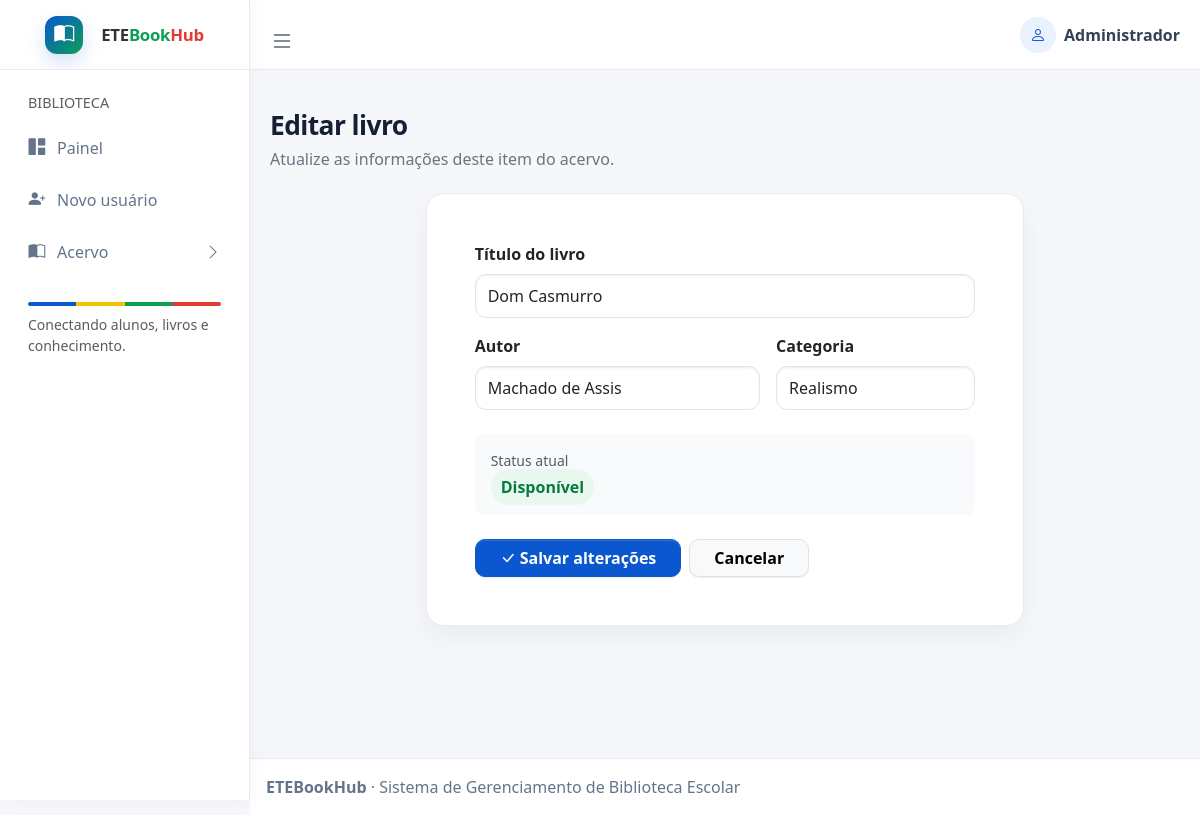
/editar_livro/1 (signed in), run on the app's committed database.
### tables this page shows
CREATE TABLE livro(
   id integer primary key autoincrement,
   titulo varchar(150) not null,
   autor varchar(120) not null,
   categoria varchar(60),
   status varchar(20) default 'disponivel',
   imagem blob,
   img varchar(100)
);

### app.py (the view, shortened to what this page needs)
@app.route("/editar_livro/<int:id_livro>", methods=["GET", "POST"])
@login_required
def editarLivro(id_livro):
    livro = buscar_livro(id_livro)
    if livro is None:
        flash("Livro não encontrado.", "danger")
        return redirect(url_for("listarLivros"))
    return render_template("admin/editar_livro.html", livro=livro)

### app.py (called while the page is built)
def login_required(view):
    @wraps(view)
    def wrapped_view(*args, **kwargs):
        if session.get("usuario_id") is None:
            flash("Entre com sua conta para acessar o acervo.", "warning")
            return redirect(url_for("login"))
        return view(*args, **kwargs)
    return wrapped_view

### database.py (called while the page is built)
def conexao():
    conn = sqlite3.connect("biblioteca.db")
    conn.row_factory = sqlite3.Row
    return conn

def buscar_livro(id_livro):
    conn = conexao()
    livro = conn.execute(
        "SELECT * FROM livro WHERE id = ?", (id_livro,)
    ).fetchone()
    conn.close()
    return livro

### templates/admin/editar_livro.html (shortened to what this page needs)
{% extends 'admin/base.html' %}
{% block content %}
<div class="page-heading"><h1>Editar livro</h1><p>Atualize as informações deste item do acervo.</p></div>
<div class="row justify-content-center"><div class="col-xl-8"><div class="card"><div class="card-body p-4 p-lg-5">
<form method="POST">
  <div class="row g-3">
    <div class="col-12"><label for="titulo" class="form-label fw-semibold">Título do livro</label><input type="text" class="form-control" id="titulo" name="titulo" value="{{ livro['titulo'] }}" required></div>
    <div class="col-md-7"><label for="autor" class="form-label fw-semibold">Autor</label><input type="text" class="form-control" id="autor" name="autor" value="{{ livro['autor'] }}" required></div>
    <div class="col-md-5"><label for="categoria" class="form-label fw-semibold">Categoria</label><input type="text" class="form-control" id="categoria" name="categoria" value="{{ livro['categoria'] or '' }}"></div>
  </div>
  <div class="mt-4 p-3 rounded-3" style="background:#f8fafc"><small class="text-muted d-block mb-1">Status atual</small>{% if livro['status'] == 'disponivel' %}<span class="badge-soft badge-available">Disponível</span>{% else %}<span class="badge-soft badge-loaned">Emprestado</span>{% endif %}</div>
  <div class="d-flex gap-2 mt-4"><button type="submit" class="btn btn-primary px-4"><i class="bi bi-check-lg me-1"></i>Salvar alterações</button><a href="{{ url_for('listarLivros') }}" class="btn btn-light border px-4">Cancelar</a></div>
</form>
</div></div></div></div>
{% endblock %}

### templates/admin/base.html (shortened to what this page needs)
<!doctype html>
<html lang="pt-br">
<head>
  <link rel="stylesheet" href="https://cdn.jsdelivr.net/npm/@fontsource/source-sans-3@5.0.12/index.css" />
  <link rel="stylesheet" href="https://cdn.jsdelivr.net/npm/bootstrap-icons@1.13.1/font/bootstrap-icons.min.css" />
  <link rel="stylesheet" href="{{ url_for('static', filename='css/dist/css/adminlte.css') }}" />
  <link rel="stylesheet" href="https://cdn.jsdelivr.net/npm/bootstrap@5.3.8/dist/css/bootstrap.min.css">
  <link rel="stylesheet" href="{{ url_for('static', filename='css/etebookhub.css') }}" />
</head>
<body class="layout-fixed sidebar-expand-lg">
<div class="app-wrapper">
  <nav class="app-header navbar navbar-expand">
    <div class="container-fluid">
      <ul class="navbar-nav">
        <li class="nav-item"><a class="nav-link" data-lte-toggle="sidebar" href="#"><i class="bi bi-list fs-4"></i></a></li>
      </ul>
      <ul class="navbar-nav ms-auto">
        <li class="nav-item dropdown user-menu">
          <a href="#" class="nav-link dropdown-toggle d-flex align-items-center gap-2" data-bs-toggle="dropdown">
            <span class="user-avatar"><i class="bi bi-person"></i></span>
            <span class="user-pill d-none d-md-inline">{{ session.get('usuario_nome', 'Visitante') }}</span>
          </a>
        </li>
      </ul>
    </div>
  </nav>
  <aside class="app-sidebar shadow-none" data-bs-theme="light">
    <div class="sidebar-brand">
      <a href="{{ url_for('index') }}" class="brand-link">
        <span class="brand-mark"><i class="bi bi-book-half"></i></span>
        <span class="brand-text">ETE<span class="book">Book</span><span class="hub">Hub</span></span>
      </a>
    </div>
    <div class="sidebar-wrapper">
      <nav>
        <ul class="nav sidebar-menu flex-column" data-lte-toggle="treeview" role="navigation" data-accordion="false">
          <li class="nav-header text-uppercase small text-muted px-3 pt-2 pb-2">Biblioteca</li>
          <li class="nav-item">
            <a href="{{ url_for('index') }}" class="nav-link {% if request.endpoint == 'index' %}active{% endif %}">
              <i class="nav-icon bi bi-grid-1x2-fill"></i><p>Painel</p>
            </a>
          </li>
          <li class="nav-item">
            <a href="{{ url_for('cadastrarUsuarioAdmin') }}" class="nav-link {% if request.endpoint == 'cadastrarUsuarioAdmin' %}active{% endif %}">
              <i class="nav-icon bi bi-person-plus-fill"></i><p>Novo usuário</p>
            </a>
          </li>
          <li class="nav-item">
            <a href="#" class="nav-link"><i class="nav-icon bi bi-book-half"></i><p>Acervo </p></a>
          </li>
        </ul>
      </nav>
      <div class="px-3 mt-4">
        <div class="logo-strip"><span class="b"></span><span class="y"></span><span class="g"></span><span class="r"></span></div>
        <small class="text-muted d-block mt-2">Conectando alunos, livros e conhecimento.</small>
      </div>
    </div>
  </aside>
  <main class="app-main">
    <div class="app-content-header">
    </div>
    <div class="app-content"><div class="container-fluid">{% block content %}{% endblock %}</div></div>
  </main>
  <footer class="app-footer"><strong>ETEBookHub</strong> · Sistema de Gerenciamento de Biblioteca Escolar</footer>
</div>
</body>
</html>

### static/css/etebookhub.css (style rules this page uses)
:root { --ete-blue: #0b57d0; --ete-blue-dark: #083b8f; --ete-green: #0a9f55; --ete-yellow: #f5c400; --ete-red: #e53935; --ete-bg: #f5f7fb; --ete-text: #172033; --ete-muted: #6b7280; --ete-border: #e8ecf2; --ete-radius: 18px; }
body { background: var(--ete-bg) !important; color: var(--ete-text); }
.app-header { height: 70px !important; border-bottom: 1px solid var(--ete-border); background: rgba(255,255,255,.96) !important; }
.app-header .nav-link { color: #526071; }
.app-sidebar { background: #fff !important; border-right: 1px solid var(--ete-border); box-shadow: 4px 0 18px rgba(15,23,42,.03) !important; }
.sidebar-brand { height: 70px; border-bottom: 1px solid var(--ete-border); background: #fff; }
.brand-link { display:flex; align-items:center; gap:10px; height:70px; padding:0 20px; text-decoration:none; }
.brand-mark { width:38px; height:38px; border-radius:12px; display:grid; place-items:center; color:#fff; background: linear-gradient(135deg,var(--ete-blue),var(--ete-green)); box-shadow: 0 8px 18px rgba(11,87,208,.18); }
.brand-text { font-size:1.05rem; font-weight:800 !important; letter-spacing:-.3px; color:var(--ete-blue); }
.brand-text .book { color:var(--ete-green); }
.brand-text .hub { color:var(--ete-red); }
.sidebar-wrapper { padding: 14px 12px; }
.sidebar-menu .nav-link { border-radius: 12px; color:#64748b !important; margin: 3px 0; padding: 11px 13px; }
.sidebar-menu .nav-icon { width:1.5rem; font-size:1.05rem; }
.app-main { min-height: calc(100vh - 112px); }
.app-content { padding-top: 8px; }
.page-heading { margin-bottom: 22px; }
.page-heading h1 { font-size:1.65rem; font-weight:800; letter-spacing:-.6px; margin:0; }
.page-heading p { margin:5px 0 0; color:var(--ete-muted); }
.card, .small-box { border:1px solid var(--ete-border) !important; border-radius:var(--ete-radius) !important; box-shadow:0 10px 28px rgba(15,23,42,.05) !important; overflow:hidden; }
.card { background:#fff; }
.card-body { padding:20px; }
.btn { border-radius:10px !important; font-weight:600; }
.btn-primary { background:var(--ete-blue) !important; border-color:var(--ete-blue) !important; }
.form-control, .form-select { border-radius:11px; border-color:#dfe5ed; min-height:44px; }
.badge-soft { border-radius:999px; padding:7px 10px; font-weight:700; }
.badge-available { background:#e8f8ef; color:#087a40; }
.logo-strip { display:flex; height:4px; border-radius:999px; overflow:hidden; margin-top:18px; }
.logo-strip span { flex:1; }
.logo-strip .b { background:var(--ete-blue); }
.logo-strip .y { background:var(--ete-yellow); }
.logo-strip .g { background:var(--ete-green); }
.logo-strip .r { background:var(--ete-red); }
.app-footer { background:#fff; border-top:1px solid var(--ete-border); color:#64748b; }
.user-pill { color:#344054; font-weight:600; }
.user-avatar { width:36px; height:36px; display:inline-grid; place-items:center; border-radius:50%; background:#eaf2ff; color:var(--ete-blue); }

### data on the page
livro: titulo "Dom Casmurro", autor "Machado de Assis", categoria "Realismo"

### other printed values
{{ session.get('usuario_nome', 'Visitante') }} "Administrador"
